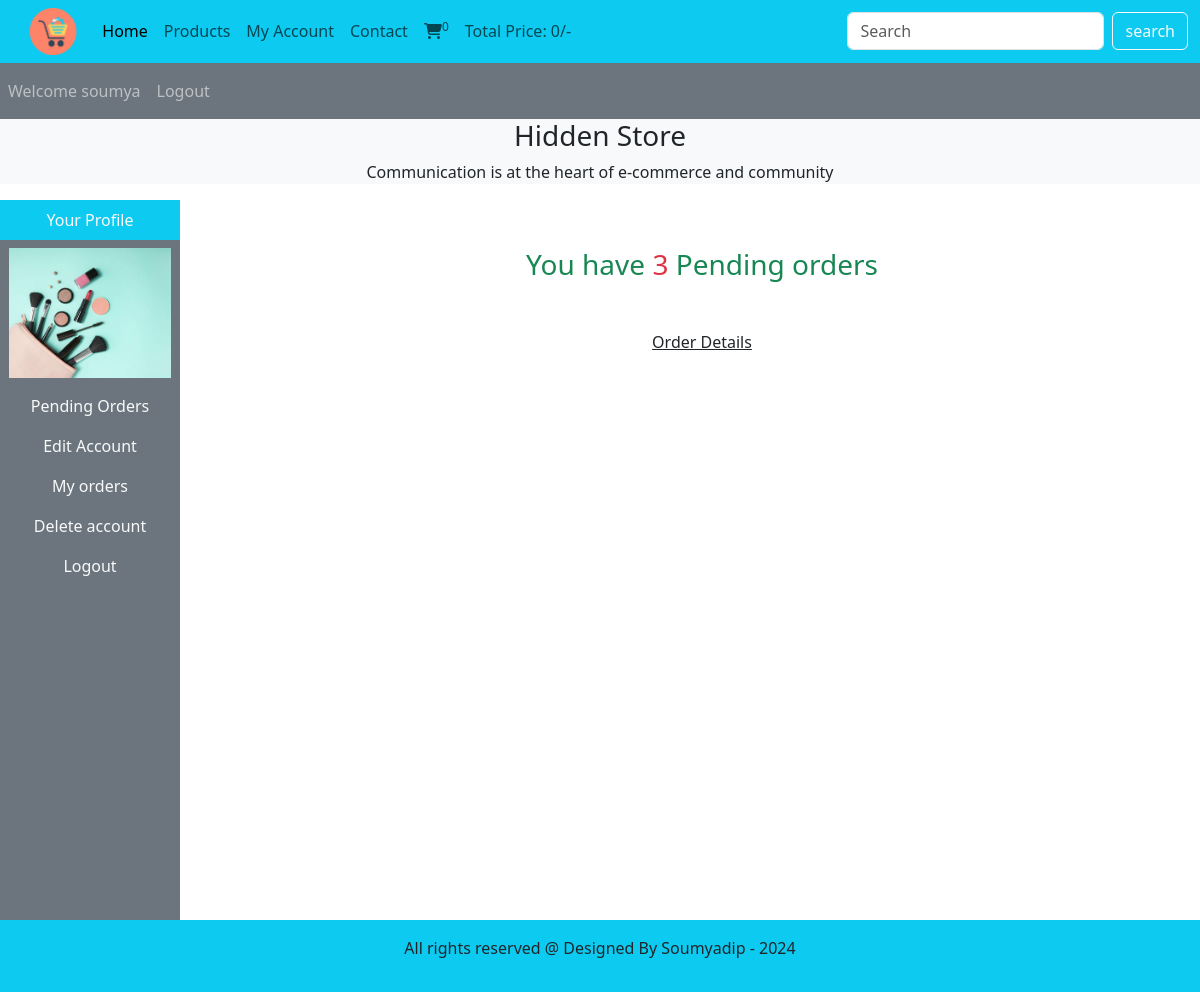
Page /Ecommerce_website/users_area/profile.php (signed in) on the committed database.
### tables this page shows
CREATE TABLE `user_table` (
  `user_id` int(11) NOT NULL,
  `username` varchar(100) NOT NULL,
  `user_email` varchar(100) NOT NULL,
  `user_password` varchar(255) NOT NULL,
  `user_image` varchar(255) NOT NULL,
  `user_ip` varchar(100) NOT NULL,
  `user_address` varchar(255) NOT NULL,
  `user_mobile` varchar(20) NOT NULL
);

### Ecommerce_website/users_area/profile.php (the view, shortened to what this page needs)
<?php
include ('../includes/connect.php');
include ('../functions/common_function.php');
?>
<!DOCTYPE html>
<html lang="en">
<head>
    <link href="https://cdn.jsdelivr.net/npm/bootstrap@5.3.3/dist/css/bootstrap.min.css" rel="stylesheet">
    <link rel="stylesheet" href="https://cdnjs.cloudflare.com/ajax/libs/font-awesome/6.5.2/css/all.min.css">
    <link rel="stylesheet" href="../style.css">
</head>
<body>
    <div class="container-fluid p-0">
    <nav class="navbar navbar-expand-lg  bg-info">
        <div class="container-fluid">
        <img src="../images/logo1.png" alt="" class="cart_logo">
            <div class="collapse navbar-collapse" id="navbarSupportedContent">
            <ul class="navbar-nav me-auto mb-2 mb-lg-0">
                <li class="nav-item">
                <a class="nav-link active" aria-current="page" href="../index.php">Home</a>
                </li>
                <li class="nav-item">
                <a class="nav-link" href="../display_all.php">Products</a>
                </li>
                <li class="nav-item">
                <a class="nav-link" href="profile.php">My Account</a>
                </li>
                <li class="nav-item">
                <a class="nav-link" href="#">Contact</a>
                </li>
                <li class="nav-item">
                <a class="nav-link" href="../cart.php"><i class="fa-solid fa-cart-shopping"></i><sup><?php cart_item();?></sup></a>
                </li>
                <li class="nav-item">
                <a class="nav-link" href="#">Total Price: <?php total_cart_price();?>/-</a>
                </li>
            </ul>
            <form class="d-flex" role="search" action="../search_product.php" method="get">
                <input class="form-control me-2" type="search" placeholder="Search" aria-label="Search" name="search_data">
                <input type="submit" value="search" class="btn btn-outline-light" name="search_data_product">
            </form>
            </div>
        </div>
    </nav>
<nav class="navbar navbar-expand-lg navbar-dark bg-secondary">
    <ul class="navbar-nav me-auto">
        <?php
            if(!isset($_SESSION['username'])) {
                echo"<li class='nav-item'>
                <a class='nav-link' href='#'>Welcome Guest</a>
                </li>";
            }
            else {
                echo"<li class='nav-item'>
                <a class='nav-link' href='#'>Welcome ".$_SESSION['username']."</a>
                </li>";
            }
            if(!isset($_SESSION['username'])) {
                echo"<li class='nav-item'>
                <a class='nav-link' href='./user_login.php'>Login</a>
                </li>";
            }
            else {
                echo"<li class='nav-item'>
                <a class='nav-link' href='./logout.php'>Logout</a>
                </li>";
            }
        ?>
    </ul>
</nav>
<div class="bg-light">
    <h3 class="text-center">Hidden Store</h3>
    <p class="text-center">Communication is at the heart of e-commerce and community</p>
</div>
<div class="row">
    <div class="col-md-2 ">
            <ul class="navbar-nav bg-secondary text-center " style="height:90vh">
                <li class="nav-item bg-info">
                    <a class="nav-link text-light" href="#">Your Profile</a>
                </li>
                <?php
                    $username = $_SESSION['username'];
                    $user_image = "select * from `user_table` where username = '$username'";
                    $result_image = mysqli_query($con,$user_image);
                    $row_image = mysqli_fetch_array($result_image);
                    $user_image = $row_image['user_image'];
                    echo "<li class='nav-item '>
                        <img src='./user_images/$user_image' class='profile_img my-2'  alt=' '>
                    </li>";
                ?>
                <li class="nav-item ">
                    <a class="nav-link text-light" href="profile.php">Pending Orders</a>
                </li>
                <li class="nav-item ">
                    <a class="nav-link text-light" href="profile.php?edit_account">Edit Account</a>
                </li>
                <li class="nav-item ">
                    <a class="nav-link text-light" href="profile.php?my_orders">My orders</a>
                </li>
                <li class="nav-item ">
                    <a class="nav-link text-light" href="profile.php?delete_account">Delete account</a>
                </li>
                <li class="nav-item ">
                    <a class="nav-link text-light" href="logout.php">Logout</a>
                </li>
            </ul>
    </div>
    <div class="col-md-10 text-center">
        <?php
            get_user_order_details();
        ?>
    </div>
</div>
<?php
    include ('../includes/footer.php');
?>
</div>
</body>
</html>

### Ecommerce_website/functions/common_function.php (shortened to what this page needs)
<?php
function getIPAddress() {
     if(!empty($_SERVER['HTTP_CLIENT_IP'])) {
                $ip = $_SERVER['HTTP_CLIENT_IP'];
        }
    elseif (!empty($_SERVER['HTTP_X_FORWARDED_FOR'])) {
                $ip = $_SERVER['HTTP_X_FORWARDED_FOR'];
     }
    else{
             $ip = $_SERVER['REMOTE_ADDR'];
     }
     return $ip;
}
function cart_item() {
    if(isset($_GET['add_to_cart'])) {
        global  $con;
        $get_ip_add = getIPAddress();
        $select_query = "select *  from `cart_details` where ip_address='$get_ip_add'";
        $result_query  = mysqli_query($con,$select_query);
        $count_cart_items = mysqli_num_rows($result_query);
    }
    else {
        global  $con;
        $get_ip_add = getIPAddress();
        $select_query = "select *  from `cart_details` where ip_address='$get_ip_add'";
        $result_query  = mysqli_query($con,$select_query);
        $count_cart_items = mysqli_num_rows($result_query);
    }
    echo $count_cart_items;
}
function total_cart_price() {
    $total = 0;
    echo $total;
}
function get_user_order_details() {
    global $con;
    $username=$_SESSION['username'];
    $get_details = "Select * from `user_table` where username = '$username'";
    $result_query=mysqli_query($con,$get_details);
    while($row_query=mysqli_fetch_array($result_query)) {
        $user_id = $row_query['user_id'];
        if(!isset($_GET['edit_account'])) {
            if(!isset($_GET['my_orders'])) {
                if(!isset($_GET['delete_account'])) {
                    $get_orders = "Select * from `user_orders` where user_id=$user_id and order_status='pending'";
                    $result_orders_query=mysqli_query($con,$get_orders);
                    $row_count=mysqli_num_rows($result_orders_query);
                    if($row_count>0){
                        echo "<h3 class='text-center text-success my-5'> You have <span class='text-danger' >$row_count</span> Pending orders</h3>
                        <p class='text-center '><a href='profile.php?my_orders'class='text-dark'>Order Details</a></p>";
                    }
                    else {
                        echo "<h3 class='text-center text-success my-5'> You have Zero Pending orders</h3>
                        <p class='text-center '><a href='../index.php?my_orders'class='text-dark'>Explore Products</a></p>";
                    }
                }
            }
        }
    }
}
?>

### Ecommerce_website/style.css (style rules this page uses)
* { margin: 0; padding: 0; box-sizing: border-box; }
.cart_logo { width: 7%; height: 7%; }

### Ecommerce_website/users_area/profile.php (style rules this page uses)
body { overflow-x:hidden; }
.profile_img { width: 90%; margin: auto; display:block; object-fit:contain; }

### rows in the picture
user_table: user_image (picture), row_count "3"

### other values in the picture
$count_cart_items "0"
$total "0"
$_SESSION['username'] "soumya"
